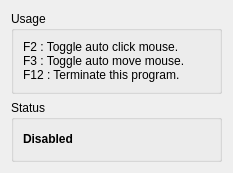
<?xml version="1.0" encoding="UTF-8"?>
<ui version="4.0">
 <class>Dialog</class>
 <widget class="QDialog" name="Dialog">
  <property name="geometry">
   <rect>
    <x>0</x>
    <y>0</y>
    <width>233</width>
    <height>173</height>
   </rect>
  </property>
  <property name="windowTitle">
   <string>Auto Mouse Click</string>
  </property>
  <layout class="QVBoxLayout" name="verticalLayout_3">
   <item>
    <widget class="QGroupBox" name="groupBox">
     <property name="title">
      <string>Usage</string>
     </property>
     <layout class="QVBoxLayout" name="verticalLayout">
      <item>
       <widget class="QLabel" name="labelUsage">
        <property name="text">
         <string>F2 : Toggle auto click mouse.
F3 : Toggle auto move mouse.
F12 : Terminate this program.</string>
        </property>
       </widget>
      </item>
     </layout>
    </widget>
   </item>
   <item>
    <widget class="QGroupBox" name="groupBox_2">
     <property name="title">
      <string>Status</string>
     </property>
     <layout class="QVBoxLayout" name="verticalLayout_2">
      <item>
       <widget class="QLabel" name="labelStatus">
        <property name="text">
         <string>&lt;B&gt;Disabled&lt;/B&gt;</string>
        </property>
       </widget>
      </item>
     </layout>
    </widget>
   </item>
  </layout>
 </widget>
 <resources/>
 <connections/>
</ui>
